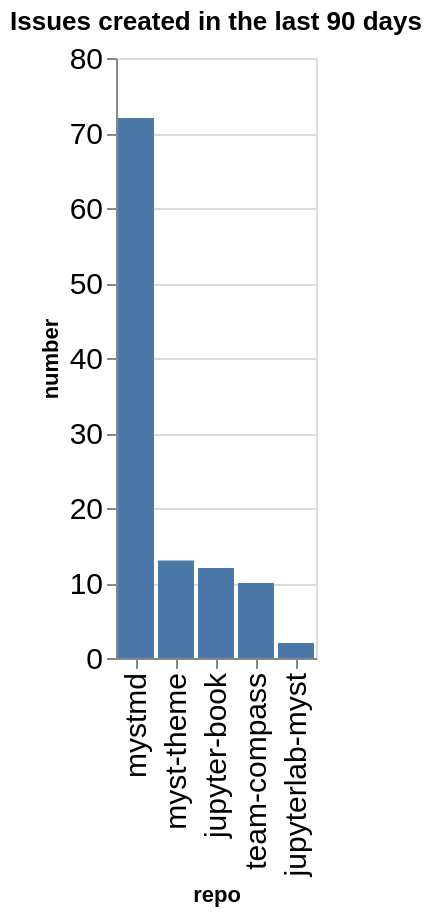

Here is the notebook cell this chart was saved with:
### Code cell
created_counts = created.groupby(['org', 'repo']).count()['number'].reset_index()
created_counts['org/repo'] = created_counts.apply(lambda a: a['org'] + '/' + a['repo'], axis=1)
sorted_vals = created_counts.sort_values(['org', 'number'], ascending=False)['repo'].values
alt.Chart(data=created_counts, title=f"Issues created in the last {n_days} days").mark_bar().encode(
    x=alt.X('repo', sort=alt.Sort(sorted_vals.tolist())),
    y='number',
)

### Figure 1 — Vega-Lite specification as saved in the notebook (floating-point values rounded to 4 significant figures)
{"config": {"axisLeft": {"labelFontSize": 15}, "axisBottom": {"labelFontSize": 15}}, "data": {"name": "data-8e372ee640c9fa8cc36f1560c1ad2cbf"}, "mark": {"type": "bar"}, "encoding": {"x": {"field": "repo", "sort": ["mystmd", "myst-theme", "jupyter-book", "team-compass", "jupyterlab-myst"], "type": "nominal"}, "y": {"field": "number", "type": "quantitative"}}, "title": "Issues created in the last 90 days", "$schema": "https://vega.github.io/schema/vega-lite/v5.20.1.json", "datasets": {"data-8e372ee640c9fa8cc36f1560c1ad2cbf": [{"org": "jupyter-book", "repo": "jupyter-book", "number": 12, "org/repo": "jupyter-book/jupyter-book"}, {"org": "jupyter-book", "repo": "jupyterlab-myst", "number": 2, "org/repo": "jupyter-book/jupyterlab-myst"}, {"org": "jupyter-book", "repo": "myst-theme", "number": 13, "org/repo": "jupyter-book/myst-theme"}, {"org": "jupyter-book", "repo": "mystmd", "number": 72, "org/repo": "jupyter-book/mystmd"}, {"org": "jupyter-book", "repo": "team-compass", "number": 10, "org/repo": "jupyter-book/team-compass"}]}}
